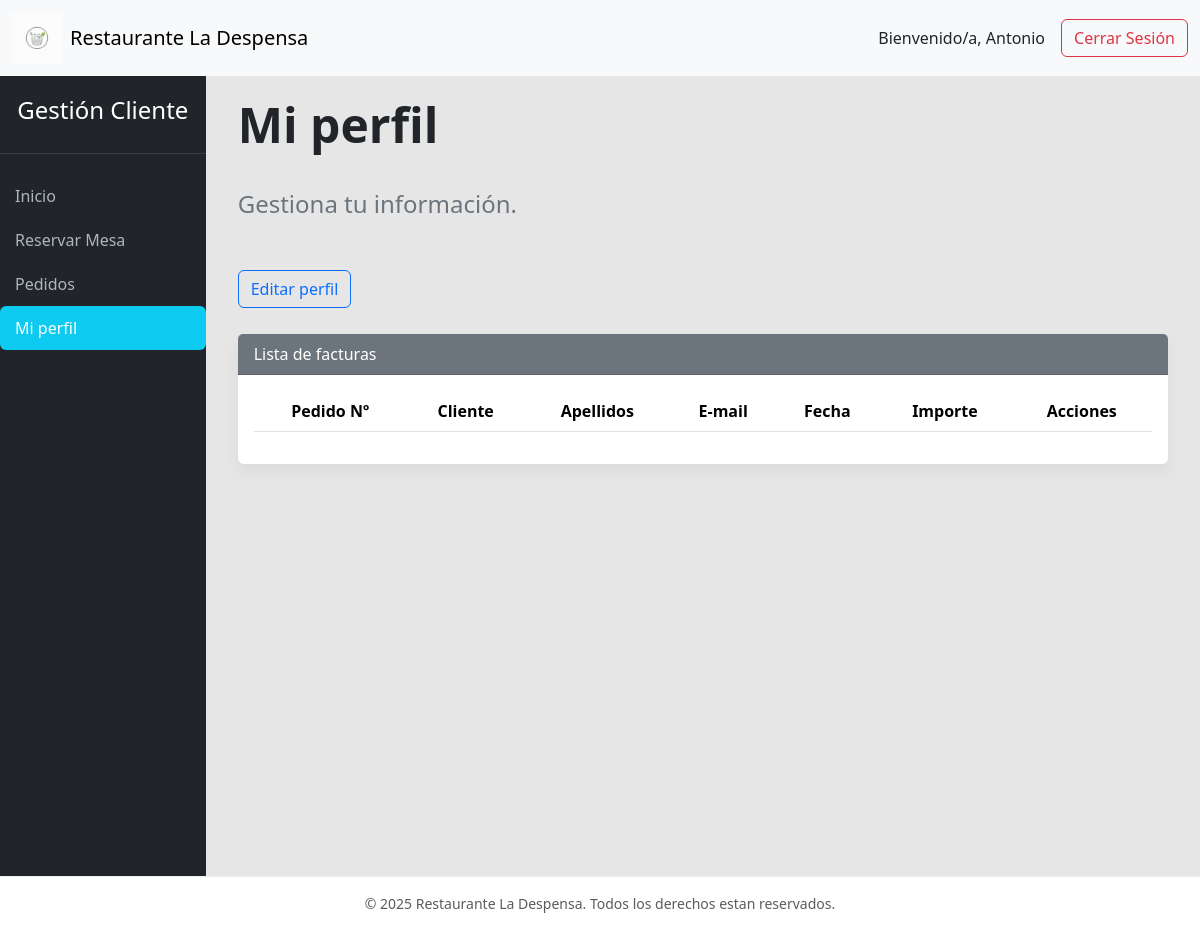
/clientes/modperfil.php (signed in), run on an earlier commit of the app's database.
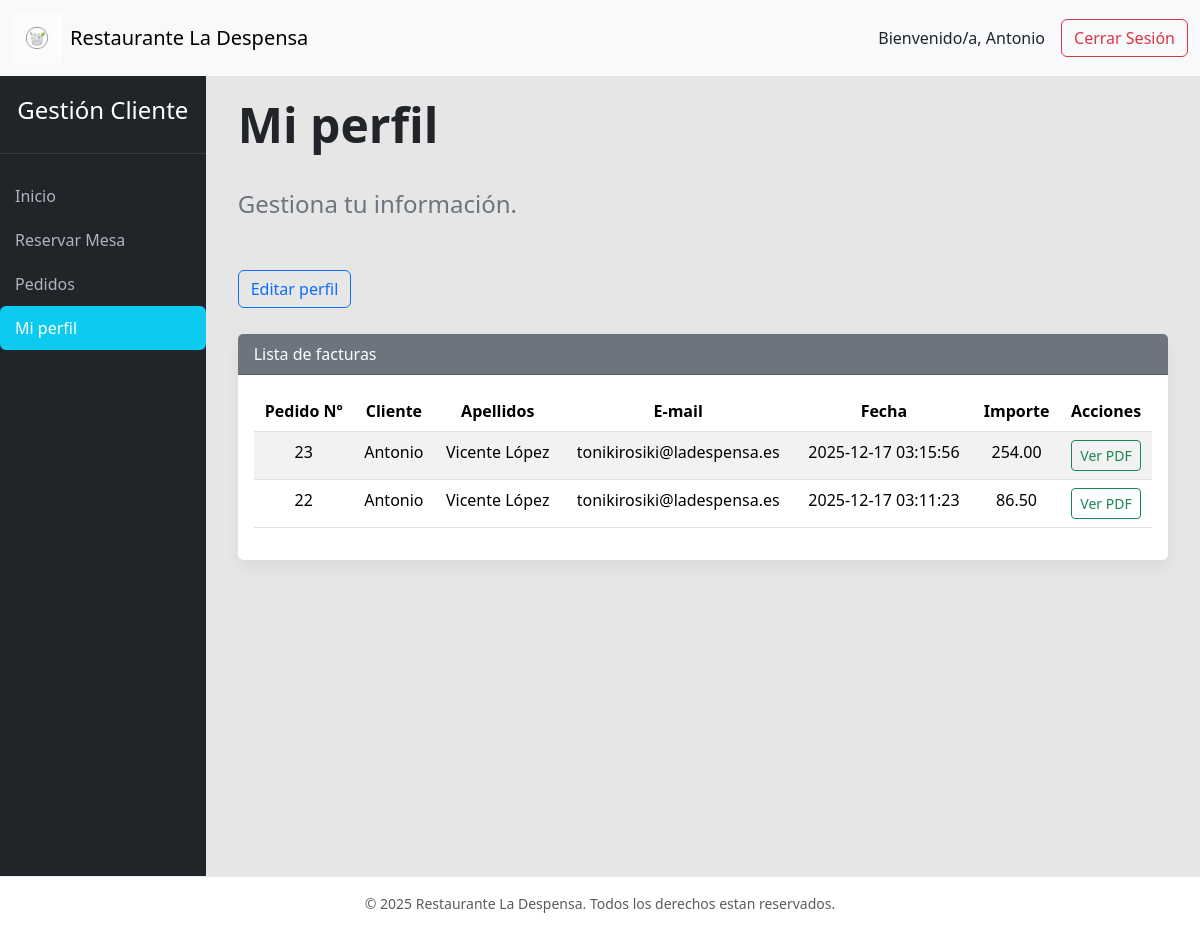
And on a later commit of the database.
### tables this page shows
CREATE TABLE `pedido` (
  `idped` int(11) NOT NULL,
  `usuario` varchar(9) NOT NULL,
  `nmesa` int(11) NOT NULL,
  `estado` tinyint(1) NOT NULL,
  `fecha` timestamp NOT NULL DEFAULT current_timestamp() ON UPDATE current_timestamp()
);

CREATE TABLE `usuario` (
  `dni` varchar(9) NOT NULL,
  `nombre` varchar(255) NOT NULL,
  `apellidos` varchar(255) DEFAULT NULL,
  `rol` int(11) NOT NULL,
  `email` varchar(255) NOT NULL,
  `telefono` varchar(15) NOT NULL,
  `direccion` varchar(255) DEFAULT NULL,
  `pass` varchar(255) NOT NULL,
  `estado` tinyint(1) NOT NULL DEFAULT 0 COMMENT 'bloqueado=1 desbloqueado=0'
);

### clientes/modperfil.php (the view, shortened to what this page needs)
<?php
include("../conexion.php");
?>
<!doctype html>
<html lang="es">
<head>
    <?php
    include("../head.php");
    ?>
</head>
<body>
    <div class="d-flex flex-column w-100">
        <?php
        include("../nav.php");
        ?>
        <div class="wrapper">
            <?php
            include("navbar.php");
            ?>
            <div id="content">
                <div class="container-fluid">
                    <h1 class="page-heading">Mi perfil</h1>
                    <p class="subheading">Gestiona tu información.</p>
                    <p>
                        <button class="btn btn-outline-primary" type="button" data-bs-toggle="collapse" data-bs-target="#collapseWidthExample" aria-expanded="false" aria-controls="collapseWidthExample">
                            Editar perfil
                        </button>
                    </p>
                    <div style="min-height: 10px;">
                    </div>
                    <div class="card">
                        <div class="card-header bg-secondary text-white">
                            Lista de facturas
                        </div>
                        <div class="card-body">
                            <div class="table-responsive">
                                <table class="table table-striped table-hover">
                                    <thead>
                                        <tr class='text-center'>
                                            <th>Pedido Nº</th>
                                            <th>Cliente</th>
                                            <th>Apellidos</th>
                                            <th>E-mail</th>
                                            <th>Fecha</th>
                                            <th>Importe</th>
                                            <th>Acciones</th>
                                        </tr>
                                    </thead>
                                    <tbody>
                                        <?php
                                        $dni = $_SESSION['dni'];
                                        $datos_user = "SELECT * FROM usuario WHERE dni='$dni'";
                                        $res3 = mysqli_query($conn, $datos_user);
                                        $row3 = mysqli_fetch_assoc($res3);
                                        $email = $row3['email'];
                                        $nombre = $row3['nombre'];
                                        $apellidos = $row3['apellidos'];
                                        $pedidos_cons = "SELECT * FROM pedido WHERE usuario='$dni'";
                                        $res = mysqli_query($conn, $pedidos_cons);
                                        if ($res && mysqli_num_rows($res) > 0) {
                                            while ($row = mysqli_fetch_assoc($res)) {
                                                $total = 0;
                                                $idped = $row['idped'];
                                                $fecha = $row['fecha'];
                                                $consulta_pedido_producto = "SELECT SUM(p.precio*pp.cant) AS total FROM pedido_producto pp, producto p WHERE pp.idprod = p.idprod AND pp.idped =$idped";
                                                $res2 = mysqli_query($conn, $consulta_pedido_producto);
                                                while ($row2 = mysqli_fetch_assoc($res2)) {
                                                    $total = $row2['total'];
                                                }
                                        ?>
                                                <tr class='text-center'>
                                                    <td> <?php echo $idped; ?> </td>
                                                    <td> <?php echo $nombre; ?> </td>
                                                    <td> <?php echo $apellidos; ?> </td>
                                                    <td> <?php echo $email; ?> </td>
                                                    <td> <?php echo $fecha; ?> </td>
                                                    <td> <?php echo number_format($total, 2); ?> </td>
                                                    <td><a href="PDF/factura.php?id=' <?php echo $idped; ?>'" class="btn btn-sm btn-outline-success">Ver PDF</a></td>
                                                </tr>
                                        <?php
                                            }
                                        }
                                        ?>
                                    </tbody>
                                </table>
                            </div>
                        </div>
                    </div>
                </div>
            </div>
        </div>
        <?php
        include("../footer.php");
        ?>
    </div>
</body>
</html>

What changed in the data, as far as the page shows it:
added pedido: idped "23", usuario.nombre "Antonio", usuario.apellidos "Vicente López", usuario.email "tonikirosiki@ladespensa.es", fecha "2025-12-17 03:15:56", total "254.00"
added pedido: idped "22", usuario.nombre "Antonio", usuario.apellidos "Vicente López", usuario.email "tonikirosiki@ladespensa.es", fecha "2025-12-17 03:11:23", total "86.50"
